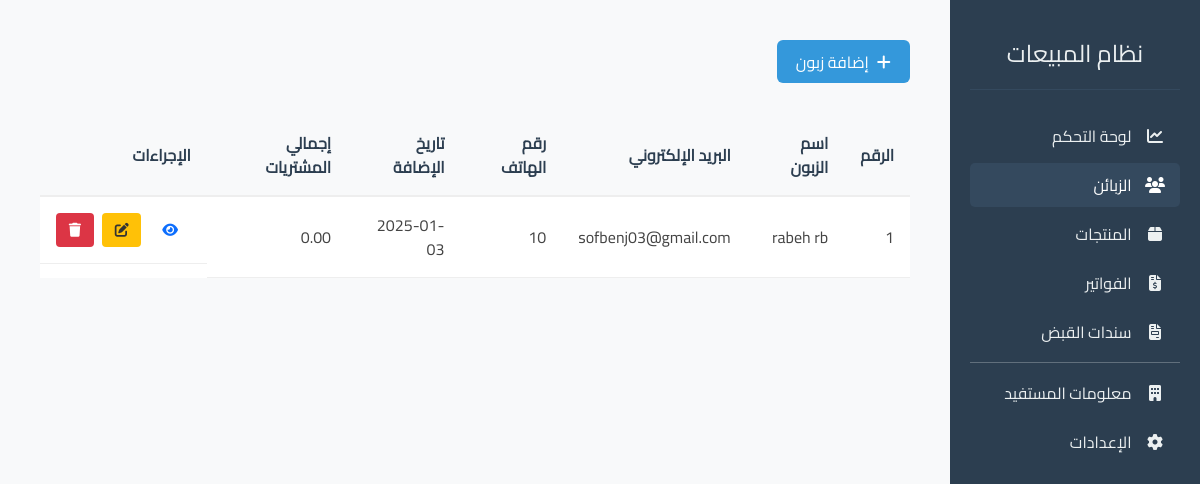
The app's page /customers/ with its own data.
### sales_app/models.py (models this page shows, shortened)
class Customer(models.Model):
    name = models.CharField(max_length=255, verbose_name="اسم الزبون")
    email = models.EmailField(blank=True, null=True, verbose_name="البريد الإلكتروني")
    phone = models.CharField(max_length=20, blank=True, null=True, verbose_name="رقم الهاتف")
    created_at = models.DateTimeField(default=timezone.now, verbose_name="تاريخ الإضافة")
    class Meta:
        verbose_name = "زبون"
        verbose_name_plural = "الزبائن"
        ordering = ['-created_at']
    def get_total_purchases(self):
        return sum(invoice.get_total() for invoice in self.invoice_set.all())

### sales_app/views.py (the view)
# urls.py: path('customers/', views.customer_list, name='customer_list'),
def customer_list(request):
    customers = Customer.objects.all().order_by('-created_at')
    for customer in customers:
        customer.total_purchases = customer.get_total_purchases()
    paginator = Paginator(customers, 10)
    page = request.GET.get('page')
    customers = paginator.get_page(page)
    return render(request, 'sales_app/customer_list.html', {'customers': customers})

### sales_app/models.py (called while the page is built, shortened)
    def get_total(self):
        if self.tax_exempt:
            return Decimal('0.00')

### sales_app/templates/sales_app/customer_list.html (shortened to what this page needs)
{% extends 'sales_app/base.html' %}
{% block content %}
<div class="container">
    <div class="header">
        <a href="{% url 'sales_app:add_customer' %}" class="add-button">
            <i class="fas fa-plus"></i>
            إضافة زبون
        </a>
    </div>
    <div class="card-body">
        <div class="table-container">
            <table>
                <thead>
                    <tr>
                        <th>الرقم</th>
                        <th>اسم الزبون</th>
                        <th>البريد الإلكتروني</th>
                        <th>رقم الهاتف</th>
                        <th>تاريخ الإضافة</th>
                        <th>إجمالي المشتريات</th>
                        <th>الإجراءات</th>
                    </tr>
                </thead>
                <tbody>
                    {% for customer in customers %}
                    <tr>
                        <td>{{ customer.id }}</td>
                        <td>{{ customer.name }}</td>
                        <td>{{ customer.email|default:"-" }}</td>
                        <td>{{ customer.phone|default:"-" }}</td>
                        <td>{{ customer.created_at|date:"Y-m-d" }}</td>
                        <td>{{ customer.total_purchases }}</td>
                        <td class="action-buttons">
                            <a href="{% url 'sales_app:customer_detail' customer.id %}" class="btn btn-sm btn-outline-primary">
                                <i class="fas fa-eye"></i>
                            </a>
                            <a href="{% url 'sales_app:edit_customer' customer.pk %}" class="btn btn-sm btn-edit">
                                <i class="fas fa-edit"></i>
                            </a>
                            <button type="button" class="btn btn-sm btn-danger" data-bs-toggle="modal" data-bs-target="#deleteModal{{ customer.id }}">
                                <i class="fas fa-trash"></i>
                            </button>
                        </td>
                    </tr>
                    {% empty %}
                    <tr>
                        <td colspan="7" class="empty-message">لا يوجد زبائن</td>
                    </tr>
                    {% endfor %}
                </tbody>
            </table>
        </div>
    </div>
</div>
{% endblock %}

### sales_app/templates/sales_app/customer_list.html (style rules this page uses)
.container { max-width: 1200px; margin: 0 auto; padding: 20px; }
.header { display: flex; justify-content: space-between; align-items: center; margin-bottom: 2rem; }
.add-button { background-color: #3498db; color: white; padding: 0.6rem 1.2rem; border-radius: 6px; text-decoration: none; display: flex; align-items: center; gap: 8px; transition: background-color 0.3s; }
.card-body { background: white; overflow: hidden; }
.table-container { overflow-x: auto; }
table { width: 100%; border-collapse: collapse; text-align: right; }
th { background-color: #f8f9fa; color: #2c3e50; padding: 1rem; font-weight: 600; border-bottom: 2px solid #eee; }
td { padding: 1rem; border-bottom: 1px solid #eee; color: #444; }
.action-buttons { display: flex; gap: 8px; justify-content: center; }
.btn { padding: 0.4rem 0.8rem; border-radius: 4px; border: none; cursor: pointer; transition: opacity 0.3s; }
.btn-edit { background-color: #ffc107; color: #333; }

### records on screen
Customer: id "1", name "rabeh rb", email "sofbenj03@gmail.com", phone "10", created_at "2025-01-03", total_purchases "0.00"
